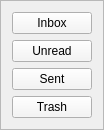
         <widget class="QFrame" name="frame">
          <property name="maximumSize">
           <size>
            <width>95</width>
            <height>137</height>
           </size>
          </property>
          <property name="frameShape">
           <enum>QFrame::StyledPanel</enum>
          </property>
          <property name="frameShadow">
           <enum>QFrame::Raised</enum>
          </property>
          <layout class="QVBoxLayout" name="verticalLayout">
           <item>
            <widget class="QPushButton" name="inboxBtn">
             <property name="sizePolicy">
              <sizepolicy hsizetype="Minimum" vsizetype="Fixed">
               <horstretch>0</horstretch>
               <verstretch>0</verstretch>
              </sizepolicy>
             </property>
             <property name="cursor">
              <cursorShape>PointingHandCursor</cursorShape>
             </property>
             <property name="styleSheet">
              <string notr="true">background-color: rgb(245, 245, 245);</string>
             </property>
             <property name="text">
              <string>Inbox</string>
             </property>
            </widget>
           </item>
           <item>
            <widget class="QPushButton" name="unreadBtn">
             <property name="sizePolicy">
              <sizepolicy hsizetype="Minimum" vsizetype="Fixed">
               <horstretch>0</horstretch>
               <verstretch>0</verstretch>
              </sizepolicy>
             </property>
             <property name="cursor">
              <cursorShape>PointingHandCursor</cursorShape>
             </property>
             <property name="styleSheet">
              <string notr="true">background-color: rgb(245, 245, 245);</string>
             </property>
             <property name="text">
              <string>Unread</string>
             </property>
            </widget>
           </item>
           <item>
            <widget class="QPushButton" name="sentBtn">
             <property name="sizePolicy">
              <sizepolicy hsizetype="Minimum" vsizetype="Fixed">
               <horstretch>0</horstretch>
               <verstretch>0</verstretch>
              </sizepolicy>
             </property>
             <property name="cursor">
              <cursorShape>PointingHandCursor</cursorShape>
             </property>
             <property name="styleSheet">
              <string notr="true">background-color: rgb(245, 245, 245);</string>
             </property>
             <property name="text">
              <string>Sent</string>
             </property>
            </widget>
           </item>
           <item>
            <widget class="QPushButton" name="trashBtn">
             <property name="sizePolicy">
              <sizepolicy hsizetype="Minimum" vsizetype="Fixed">
               <horstretch>0</horstretch>
               <verstretch>0</verstretch>
              </sizepolicy>
             </property>
             <property name="cursor">
              <cursorShape>PointingHandCursor</cursorShape>
             </property>
             <property name="styleSheet">
              <string notr="true">background-color: rgb(245, 245, 245);</string>
             </property>
             <property name="text">
              <string>Trash</string>
             </property>
            </widget>
           </item>
          </layout>
         </widget>
